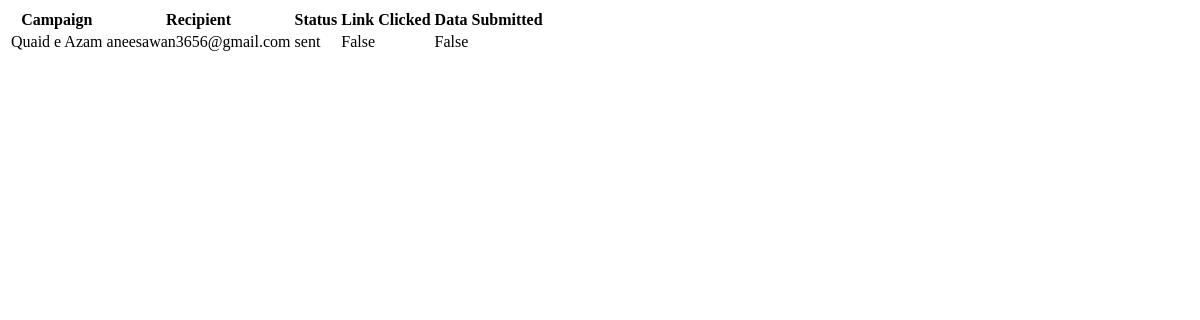
/results/ (signed in), run on an earlier commit of the app's database.
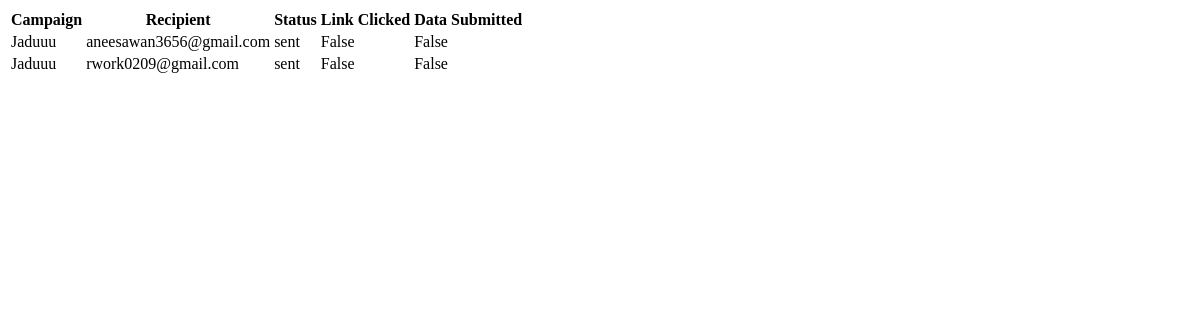
And on a later commit of the database.
### core/models.py (models this page shows, shortened)
class Result(models.Model):
    campaign = models.ForeignKey(Campaign, on_delete=models.CASCADE, related_name='results')
    group = models.ForeignKey(Group, on_delete=models.CASCADE, null=True, blank=True)
    recipient = models.EmailField()
    email_opened = models.BooleanField(default=False)
    link_clicked = models.BooleanField(default=False)
    data_submitted = models.BooleanField(default=False)
    status = models.CharField(
        max_length=50,
        choices=[('sent', 'Sent'), ('opened', 'Opened'), ('clicked', 'Clicked')],
        default='sent'
    )
    timestamp = models.DateTimeField(auto_now_add=True)
    token = models.CharField(max_length=255, unique=True, default=uuid.uuid4)

class Campaign(models.Model):
    STATUS_CHOICES = [
        ('draft', 'Draft'),
        ('active', 'Active'),
        ('archived', 'Archived'),
    ]
    user = models.ForeignKey(User, on_delete=models.CASCADE)
    name = models.CharField(max_length=100, blank=True, null=True)
    email_template = models.ForeignKey('EmailTemplate', on_delete=models.SET_NULL, null=True, blank=True)
    landing_page = models.ForeignKey('LandingPage', on_delete=models.SET_NULL, null=True, blank=True)
    url = models.URLField(blank=True, null=True)
    launch_date = models.DateTimeField(blank=True, null=True)
    send_emails_by = models.DateTimeField(blank=True, null=True)
    sending_profile = models.ForeignKey('SendingProfile', on_delete=models.SET_NULL, null=True, blank=True)
    groups = models.ManyToManyField('Group', blank=True)
    status = models.CharField(max_length=20, choices=STATUS_CHOICES, default='draft')
    fake_landing_page_url = models.CharField(max_length=255, blank=True, null=True)  # Store the fake URL

### core/views.py (the view)
# urls.py: path('results/', views.result_list, name='result_list'),
def result_list(request):
    results = Result.objects.all()
    return render(request, 'core/result_list.html', {'results': results})

### core/templates/core/result_list.html
<table>
    <thead>
        <tr>
            <th>Campaign</th>
            <th>Recipient</th>
            <th>Status</th>
            <th>Link Clicked</th>
            <th>Data Submitted</th>
        </tr>
    </thead>
    <tbody>
        {% for result in results %}
        <tr>
            <td>{{ result.campaign.name }}</td>
            <td>{{ result.recipient }}</td>
            <td>{{ result.status }}</td>
            <td>{{ result.link_clicked }}</td>
            <td>{{ result.data_submitted }}</td>
        </tr>
        {% endfor %}
    </tbody>
</table>

What changed in the data, as far as the page shows it:
removed Result: campaign.name "Quaid e Azam", recipient "aneesawan3656@gmail.com", status "sent", link_clicked "False", data_submitted "False"
added Result: campaign.name "Jaduuu", recipient "aneesawan3656@gmail.com", status "sent", link_clicked "False", data_submitted "False"
added Result: campaign.name "Jaduuu", recipient "rwork0209@gmail.com", status "sent", link_clicked "False", data_submitted "False"
